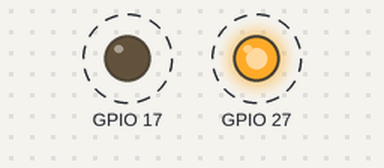
Bench run of a program on a simulated Raspberry Pi (BCM pin numbers). Shown: output pins drawn as LEDs (lit = HIGH). Dashed ring = blinking. What the program prints to the terminal is not drawn.

Above: at 0.5 s.
Timing chart, 0 to 4.6 s (numbered marks = the images above):
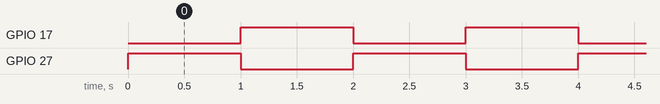

The program:

GPIOcontrol.py
```python
import time
import serial
import RPi.GPIO as GPIO

GPIO.setmode(GPIO.BCM)
GPIO.setup(17, GPIO.OUT)
GPIO.setup(27, GPIO.OUT)

serialConnection = serial.Serial(
    port = '/dev/ttyS0',
    baudrate = 115200,
    parity = serial.PARITY_NONE,
    stopbits = serial.STOPBITS_ONE,
    bytesize = serial.EIGHTBITS,
    timeout = 1
)


def ConvertToBinary(decNo):
    print("{} = {},{}".format(decNo, decNo //2, decNo%2))
    GPIO.output(17, decNo // 2)
    GPIO.output(27, decNo % 2)

while(1):
    ConvertToBinary(1);
    time.sleep(1);
    ConvertToBinary(2);
    time.sleep(1);
```

Measured:
- by itself, GPIO 17, GPIO 27: alternates HIGH for 1.0 s and LOW for 1.0 s
